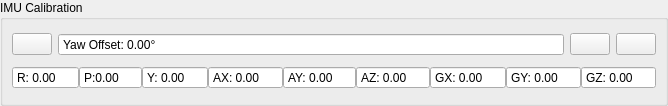
<?xml version="1.0" encoding="UTF-8"?>
<ui version="4.0">
 <class>DetectIMU</class>
 <widget class="QWidget" name="DetectIMU">
  <property name="geometry">
   <rect>
    <x>0</x>
    <y>0</y>
    <width>466</width>
    <height>106</height>
   </rect>
  </property>
  <property name="windowTitle">
   <string>Form</string>
  </property>
  <layout class="QVBoxLayout" name="verticalLayout">
   <property name="leftMargin">
    <number>0</number>
   </property>
   <property name="topMargin">
    <number>0</number>
   </property>
   <property name="rightMargin">
    <number>0</number>
   </property>
   <property name="bottomMargin">
    <number>0</number>
   </property>
   <item>
    <widget class="QGroupBox" name="groupBox">
     <property name="title">
      <string>IMU Calibration</string>
     </property>
     <layout class="QVBoxLayout" name="verticalLayout_2">
      <item>
       <layout class="QHBoxLayout" name="horizontalLayout_2">
        <item>
         <widget class="QPushButton" name="helpButton">
          <property name="sizePolicy">
           <sizepolicy hsizetype="Fixed" vsizetype="Fixed">
            <horstretch>0</horstretch>
            <verstretch>0</verstretch>
           </sizepolicy>
          </property>
          <property name="toolTip">
           <string>Show help</string>
          </property>
          <property name="text">
           <string/>
          </property>
          <property name="icon">
           <iconset resource="../res.qrc">
            <normaloff>:/res/icons/Help-96.png</normaloff>:/res/icons/Help-96.png</iconset>
          </property>
         </widget>
        </item>
        <item>
         <widget class="QDoubleSpinBox" name="yawBox">
          <property name="toolTip">
           <string>Yaw offset to be applied to calibration</string>
          </property>
          <property name="buttonSymbols">
           <enum>QAbstractSpinBox::NoButtons</enum>
          </property>
          <property name="prefix">
           <string>Yaw Offset: </string>
          </property>
          <property name="suffix">
           <string>°</string>
          </property>
          <property name="minimum">
           <double>-180.000000000000000</double>
          </property>
          <property name="maximum">
           <double>180.000000000000000</double>
          </property>
          <property name="value">
           <double>0.000000000000000</double>
          </property>
         </widget>
        </item>
        <item>
         <widget class="QPushButton" name="startButton">
          <property name="sizePolicy">
           <sizepolicy hsizetype="Fixed" vsizetype="Fixed">
            <horstretch>0</horstretch>
            <verstretch>0</verstretch>
           </sizepolicy>
          </property>
          <property name="toolTip">
           <string>Start calibration</string>
          </property>
          <property name="text">
           <string/>
          </property>
          <property name="icon">
           <iconset resource="../res.qrc">
            <normaloff>:/res/icons/Circled Play-96.png</normaloff>:/res/icons/Circled Play-96.png</iconset>
          </property>
         </widget>
        </item>
        <item>
         <widget class="QPushButton" name="applyButton">
          <property name="sizePolicy">
           <sizepolicy hsizetype="Fixed" vsizetype="Fixed">
            <horstretch>0</horstretch>
            <verstretch>0</verstretch>
           </sizepolicy>
          </property>
          <property name="toolTip">
           <string>Apply calibration result</string>
          </property>
          <property name="text">
           <string/>
          </property>
          <property name="icon">
           <iconset resource="../res.qrc">
            <normaloff>:/res/icons/apply.png</normaloff>:/res/icons/apply.png</iconset>
          </property>
          <property name="iconSize">
           <size>
            <width>45</width>
            <height>16</height>
           </size>
          </property>
         </widget>
        </item>
       </layout>
      </item>
      <item>
       <layout class="QHBoxLayout" name="horizontalLayout">
        <property name="spacing">
         <number>0</number>
        </property>
        <item>
         <widget class="QDoubleSpinBox" name="calRBox">
          <property name="toolTip">
           <string>IMU Roll offset</string>
          </property>
          <property name="readOnly">
           <bool>true</bool>
          </property>
          <property name="buttonSymbols">
           <enum>QAbstractSpinBox::NoButtons</enum>
          </property>
          <property name="prefix">
           <string>R: </string>
          </property>
          <property name="suffix">
           <string/>
          </property>
          <property name="minimum">
           <double>-360.000000000000000</double>
          </property>
          <property name="maximum">
           <double>360.000000000000000</double>
          </property>
         </widget>
        </item>
        <item>
         <widget class="QDoubleSpinBox" name="calPBox">
          <property name="toolTip">
           <string>IMU Pitch offset</string>
          </property>
          <property name="readOnly">
           <bool>true</bool>
          </property>
          <property name="buttonSymbols">
           <enum>QAbstractSpinBox::NoButtons</enum>
          </property>
          <property name="prefix">
           <string>P:</string>
          </property>
          <property name="suffix">
           <string/>
          </property>
          <property name="minimum">
           <double>-360.000000000000000</double>
          </property>
          <property name="maximum">
           <double>360.000000000000000</double>
          </property>
         </widget>
        </item>
        <item>
         <widget class="QDoubleSpinBox" name="calYBox">
          <property name="toolTip">
           <string>IMU Yaw offset</string>
          </property>
          <property name="readOnly">
           <bool>true</bool>
          </property>
          <property name="buttonSymbols">
           <enum>QAbstractSpinBox::NoButtons</enum>
          </property>
          <property name="prefix">
           <string>Y: </string>
          </property>
          <property name="suffix">
           <string/>
          </property>
          <property name="minimum">
           <double>-360.000000000000000</double>
          </property>
          <property name="maximum">
           <double>360.000000000000000</double>
          </property>
         </widget>
        </item>
        <item>
         <widget class="QDoubleSpinBox" name="calAXBox">
          <property name="toolTip">
           <string>Accel X axis offset</string>
          </property>
          <property name="readOnly">
           <bool>true</bool>
          </property>
          <property name="buttonSymbols">
           <enum>QAbstractSpinBox::NoButtons</enum>
          </property>
          <property name="prefix">
           <string>AX: </string>
          </property>
          <property name="suffix">
           <string/>
          </property>
          <property name="minimum">
           <double>-100.000000000000000</double>
          </property>
          <property name="maximum">
           <double>100.000000000000000</double>
          </property>
         </widget>
        </item>
        <item>
         <widget class="QDoubleSpinBox" name="calAYBox">
          <property name="toolTip">
           <string>Accel Y axis offset</string>
          </property>
          <property name="readOnly">
           <bool>true</bool>
          </property>
          <property name="buttonSymbols">
           <enum>QAbstractSpinBox::NoButtons</enum>
          </property>
          <property name="prefix">
           <string>AY: </string>
          </property>
          <property name="suffix">
           <string/>
          </property>
          <property name="minimum">
           <double>-100.000000000000000</double>
          </property>
          <property name="maximum">
           <double>100.000000000000000</double>
          </property>
         </widget>
        </item>
        <item>
         <widget class="QDoubleSpinBox" name="calAZBox">
          <property name="toolTip">
           <string>Accel Z axis offset</string>
          </property>
          <property name="readOnly">
           <bool>true</bool>
          </property>
          <property name="buttonSymbols">
           <enum>QAbstractSpinBox::NoButtons</enum>
          </property>
          <property name="prefix">
           <string>AZ: </string>
          </property>
          <property name="suffix">
           <string/>
          </property>
          <property name="minimum">
           <double>-100.000000000000000</double>
          </property>
          <property name="maximum">
           <double>100.000000000000000</double>
          </property>
         </widget>
        </item>
        <item>
         <widget class="QDoubleSpinBox" name="calGXBox">
          <property name="toolTip">
           <string>Gyro X axis offset</string>
          </property>
          <property name="readOnly">
           <bool>true</bool>
          </property>
          <property name="buttonSymbols">
           <enum>QAbstractSpinBox::NoButtons</enum>
          </property>
          <property name="prefix">
           <string>GX: </string>
          </property>
          <property name="suffix">
           <string/>
          </property>
          <property name="minimum">
           <double>-100.000000000000000</double>
          </property>
          <property name="maximum">
           <double>100.000000000000000</double>
          </property>
         </widget>
        </item>
        <item>
         <widget class="QDoubleSpinBox" name="calGYBox">
          <property name="toolTip">
           <string>Gyro Y axis offset</string>
          </property>
          <property name="readOnly">
           <bool>true</bool>
          </property>
          <property name="buttonSymbols">
           <enum>QAbstractSpinBox::NoButtons</enum>
          </property>
          <property name="prefix">
           <string>GY: </string>
          </property>
          <property name="suffix">
           <string/>
          </property>
          <property name="minimum">
           <double>-100.000000000000000</double>
          </property>
          <property name="maximum">
           <double>100.000000000000000</double>
          </property>
         </widget>
        </item>
        <item>
         <widget class="QDoubleSpinBox" name="calGZBox">
          <property name="toolTip">
           <string>Gyro Z axis offset</string>
          </property>
          <property name="readOnly">
           <bool>true</bool>
          </property>
          <property name="buttonSymbols">
           <enum>QAbstractSpinBox::NoButtons</enum>
          </property>
          <property name="prefix">
           <string>GZ: </string>
          </property>
          <property name="suffix">
           <string/>
          </property>
          <property name="minimum">
           <double>-100.000000000000000</double>
          </property>
          <property name="maximum">
           <double>100.000000000000000</double>
          </property>
         </widget>
        </item>
       </layout>
      </item>
     </layout>
    </widget>
   </item>
  </layout>
 </widget>
 <resources>
  <include location="../res.qrc"/>
 </resources>
 <connections/>
</ui>
